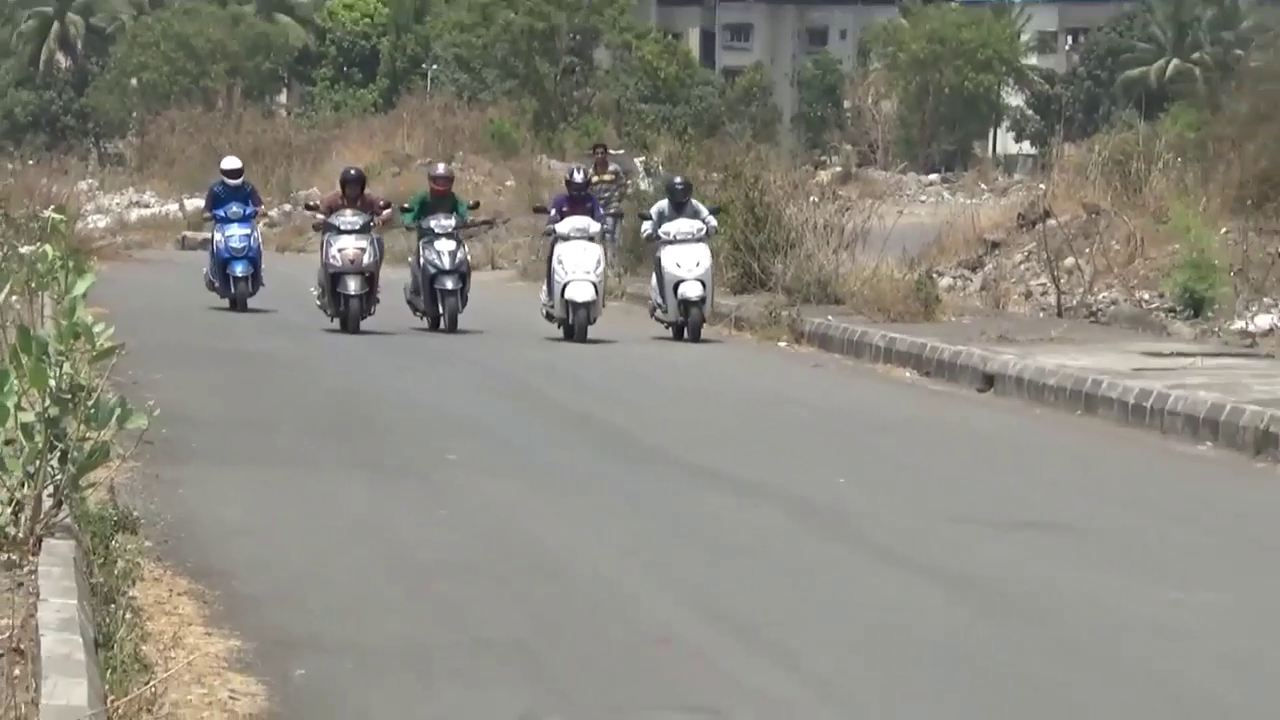
#> input picture frame 12 of dataset/wheel2.mp4, 1280 x 720 px, given in place of cars.mp4, which was not available
$ python detect_all.py
#> lines starting #> are read from the running program, lines starting #| are printed output that depends on the picture; after the words box and inside, x2 and y2 are one past the last pixel; in counts of white or black regions, pixels touching at a corner belong together; pictures that were not available may be replaced by others from this repository, and a replacement may not be noted
import cv2

cascade_car = 'cascade/cars.xml'
cascade_bike = 'cascade/wheel2.xml'
cascade_person = 'cascade/person_walking.xml'
cascade_bus = 'cascade/bus.xml'

video_car = 'dataset/cars.mp4'
video_bike = 'dataset/wheel2.mp4'
video_person = 'dataset/person.avi'
video_bus = 'dataset/bus1.mp4'

cap = cv2.VideoCapture(video_car)
vehicle_cascade = cv2.CascadeClassifier(cascade_car)

# [8 lines of commented-out code are left out]

while True:
    ret, img = cap.read()
#> img is the input picture: shape (720, 1280, 3); mean B, G, R 126.1, 135.7, 137.8
    if (type(img) == type(None)):
        break

    gray = cv2.cvtColor(img, cv2.COLOR_BGR2GRAY)
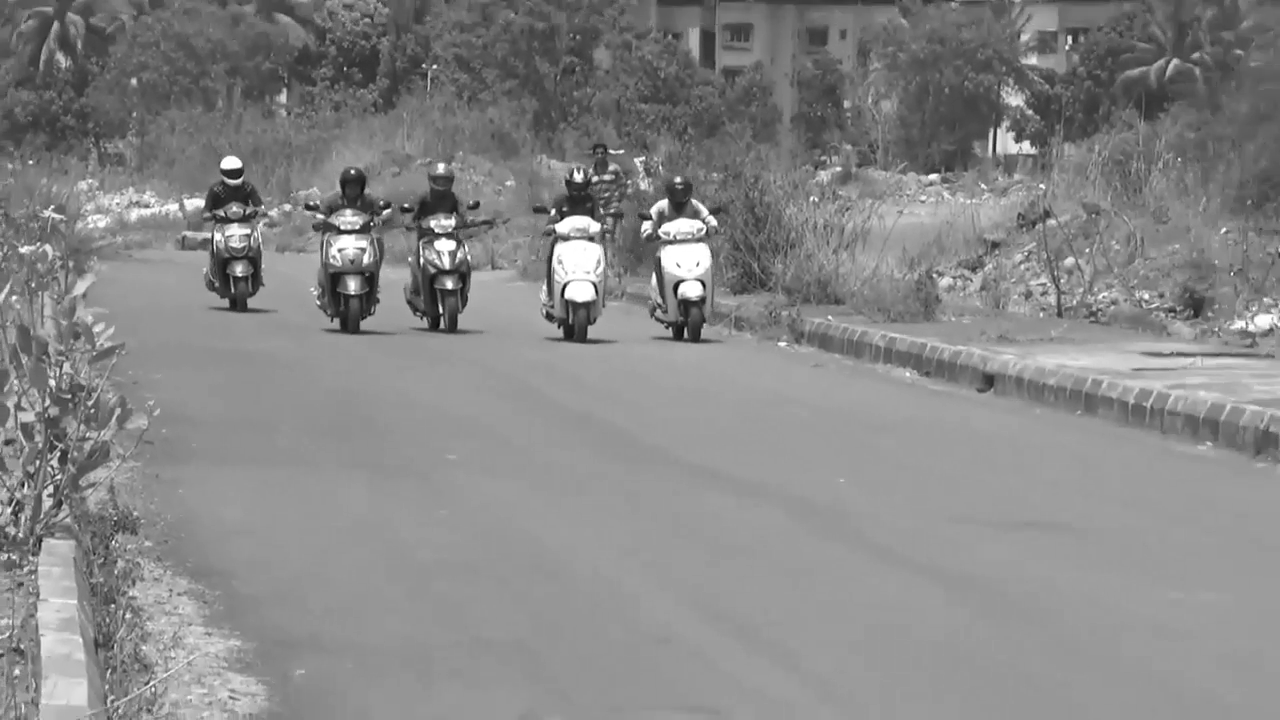
#> gray: shape (720, 1280); min 0, max 255, mean 135.2

    cars = vehicle_cascade.detectMultiScale(gray, 1.1, 1)
#> cars = 14 rows, first 6: [1252, 292, 24, 24], [166, 213, 52, 52], [87, 129, 49, 49], [208, 142, 45, 45], [325, 202, 47, 47], [556, 208, 49, 49]

    for (x,y,w,h) in cars:
        roi_gray = cv2.rectangle(img,(x,y),(x+w,y+h),(0,0,255),2)
        img_item = "1.png"
        cv2.imwrite(img_item, roi_gray)
#> this loop made 14 passes
#> pass 2, `roi_gray = cv2.rectangle(img,(x,y),(x+w,y+h),(0,0,255),2)`:
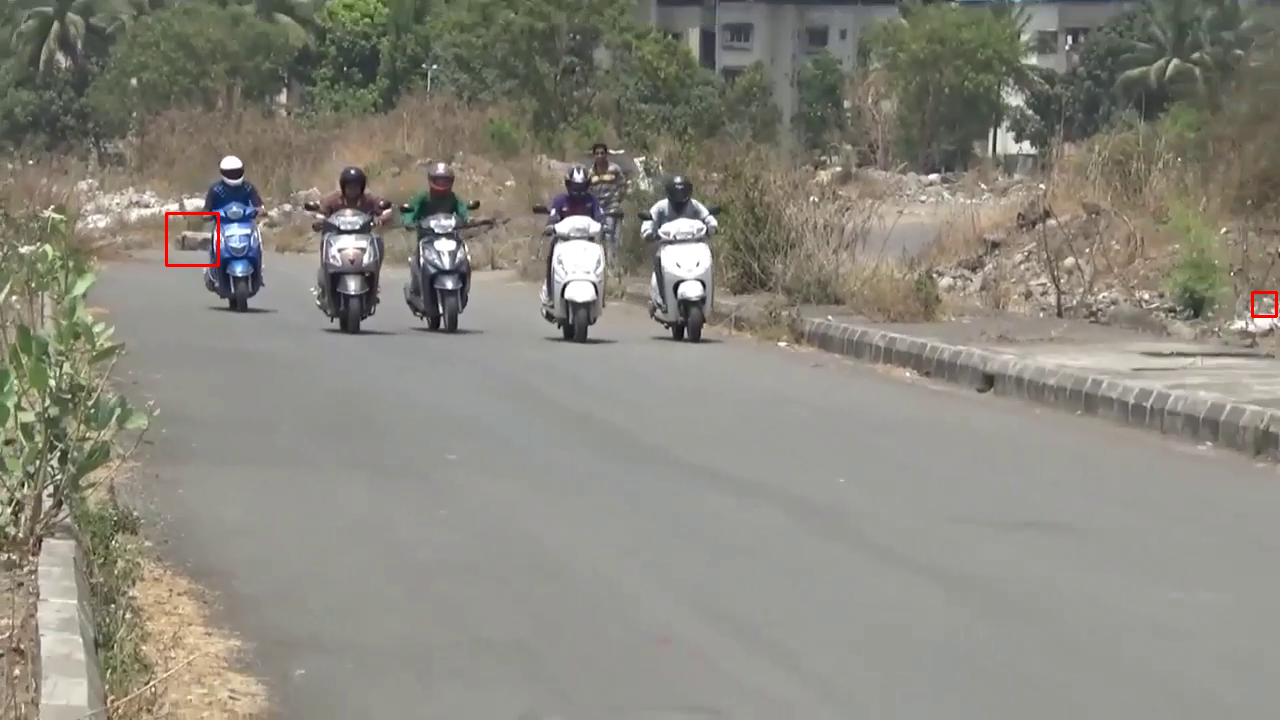
#> roi_gray: shape (720, 1280, 3); mean B, G, R 126, 135.5, 137.9
#> pass 3, `roi_gray = cv2.rectangle(img,(x,y),(x+w,y+h),(0,0,255),2)`:
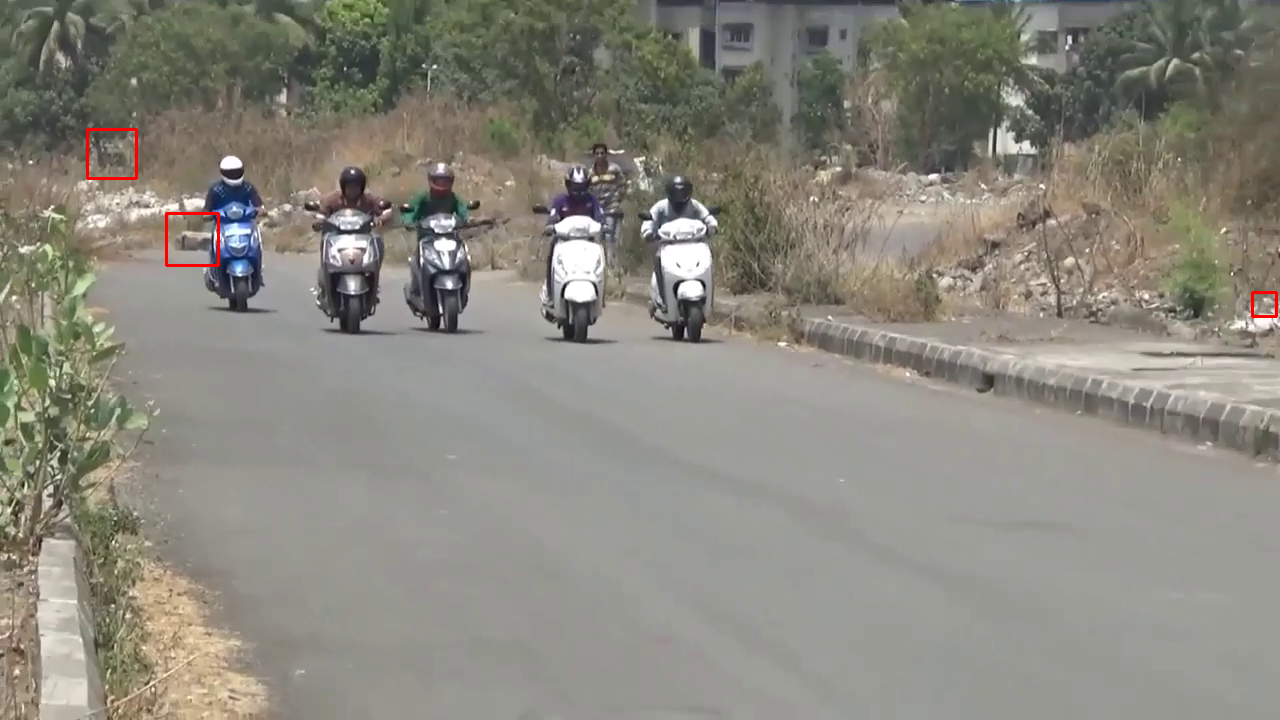
#> roi_gray: shape (720, 1280, 3); 0.06% of pixels changed, all inside (x1, y1, x2, y2) = (86, 128, 138, 180)
#> after the loop:
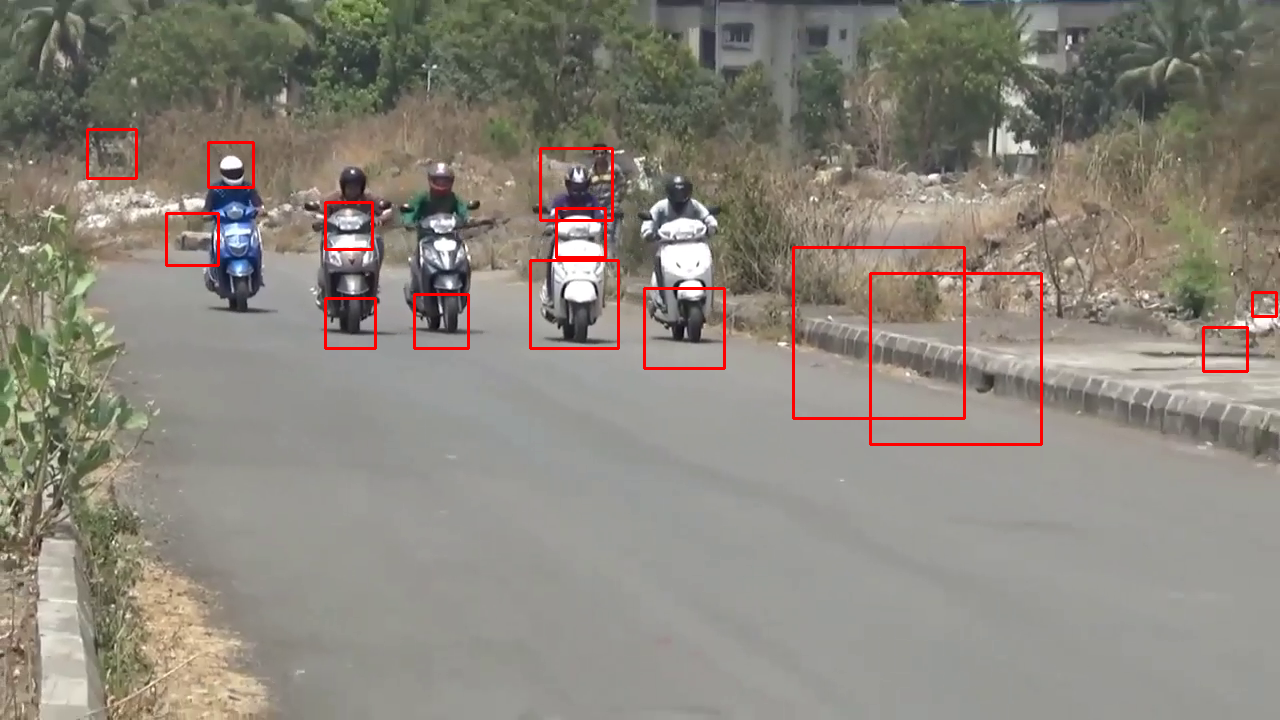
#> img: shape (720, 1280, 3); 1.29% of pixels changed, all inside (x1, y1, x2, y2) = (86, 128, 1278, 446)

    cv2.imshow('video', img)

    if cv2.waitKey(20) & 0xFF == ord('q'):
#> (key q is pressed here)
        break

cv2.destroyAllWindows()

$ run again, starting later in the video
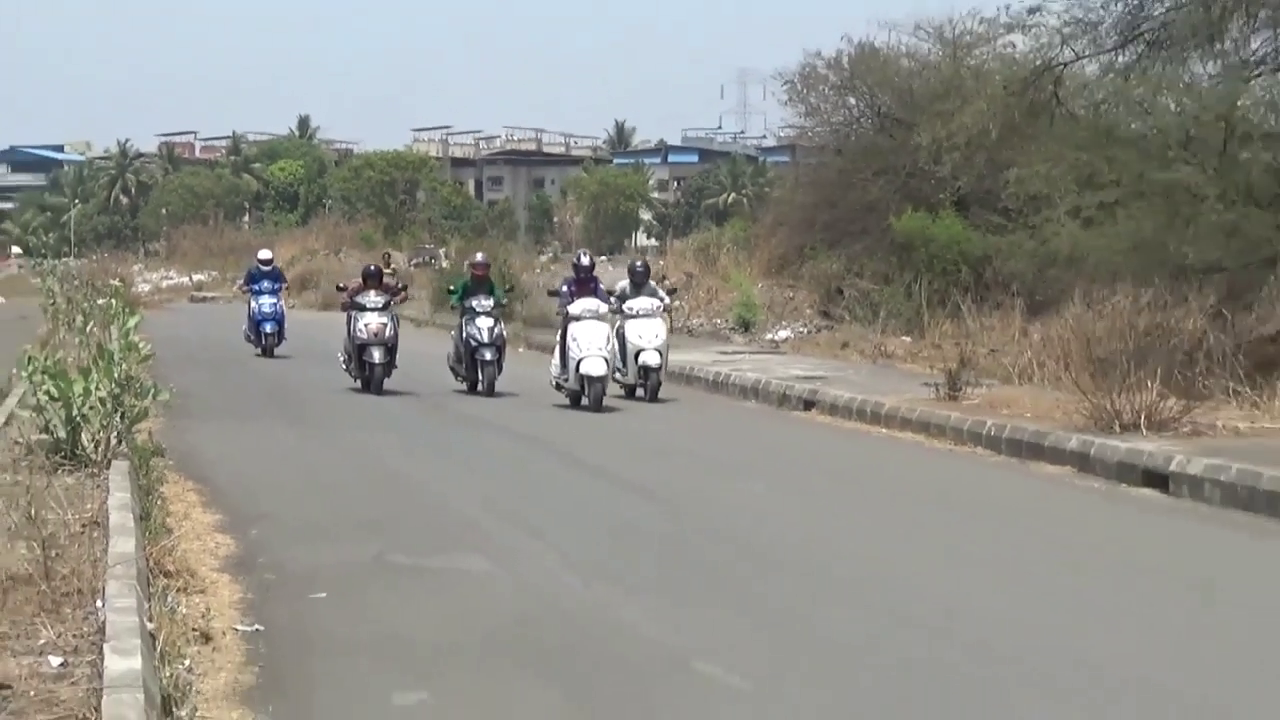
#> input picture frame 58 of dataset/wheel2.mp4, 1280 x 720 px, given in place of cars.mp4, which was not available
#> img is the input picture: shape (720, 1280, 3); mean B, G, R 136.4, 142.8, 143.3
#> `gray = cv2.cvtColor(img, cv2.COLOR_BGR2GRAY)`:
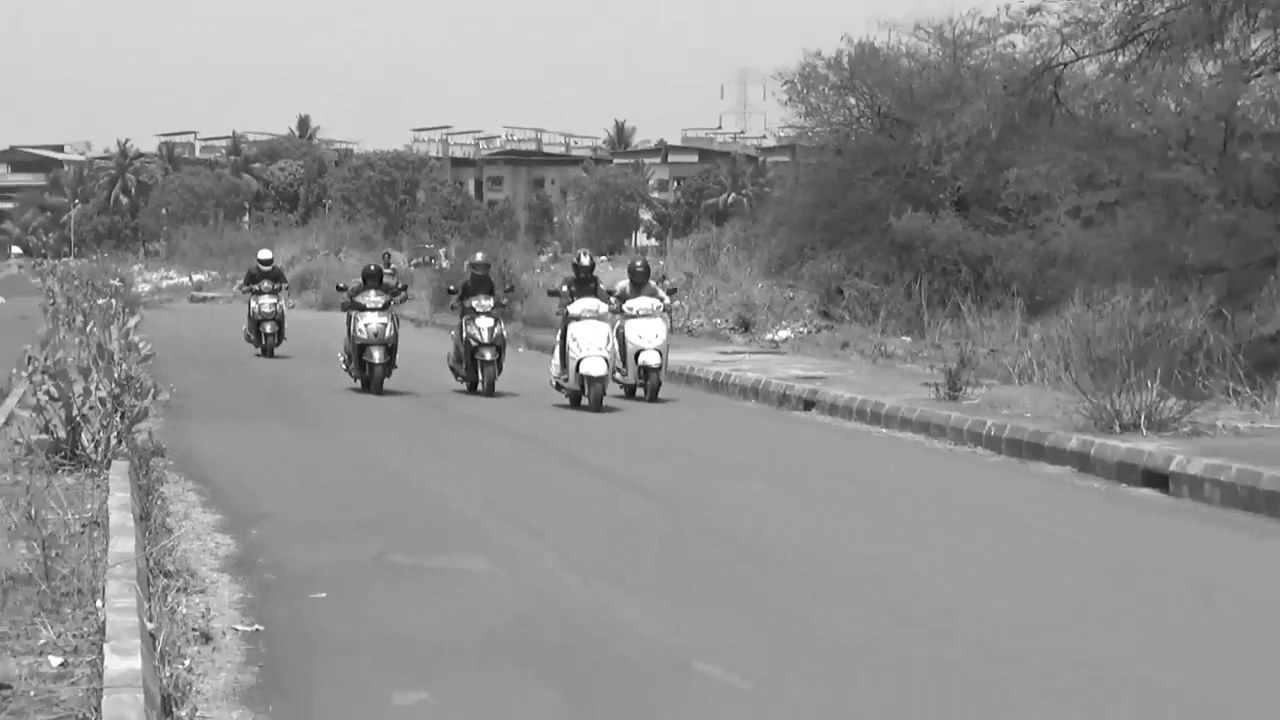
#> gray: shape (720, 1280); min 0, max 255, mean 142.2
#> cars = [[64, 672, 21, 21], [182, 283, 28, 28], [180, 270, 47, 47], [1190, 282, 54, 54], [852, 321, 60, 60], [232, 235, 66, 66], [1005, 341, 210, 210], [422, 154, 384, 384]]
#> the loop `for (x,y,w,h) in cars:` made 8 passes
#> after the loop `for (x,y,w,h) in cars:`:
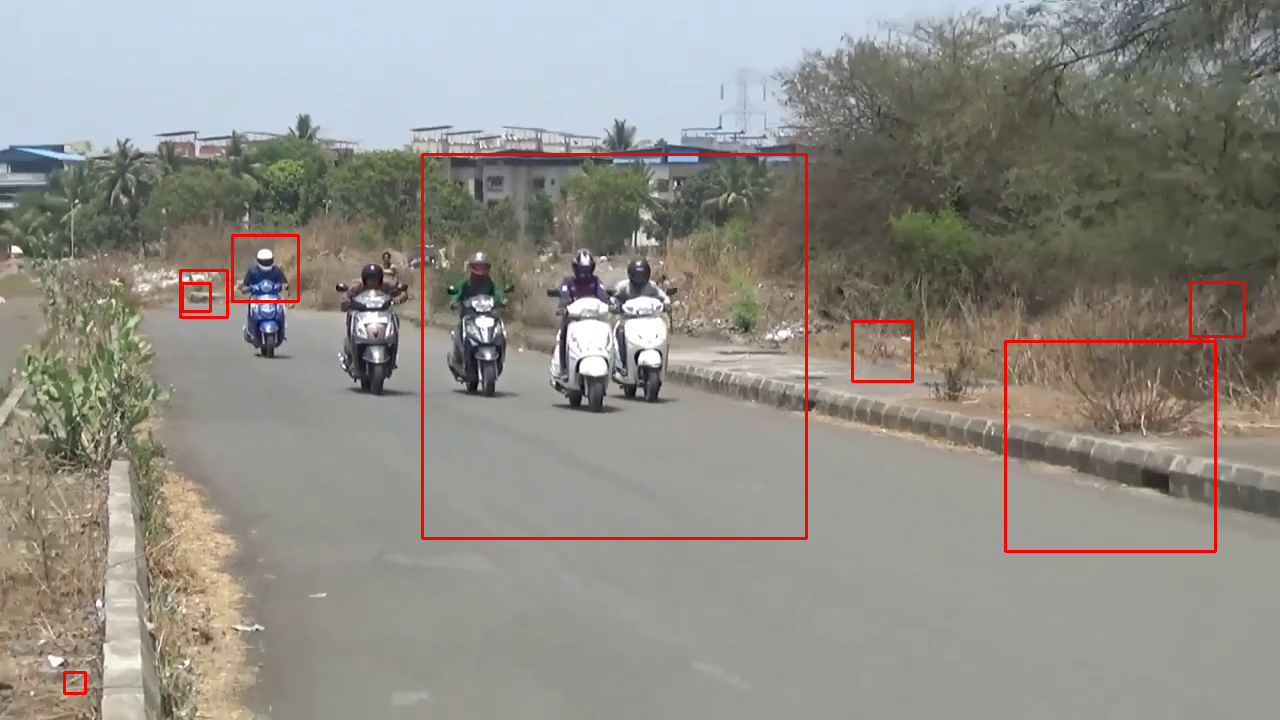
#> img: shape (720, 1280, 3); 1.13% of pixels changed, all inside (x1, y1, x2, y2) = (63, 153, 1246, 695)

$ run again, starting later in the video
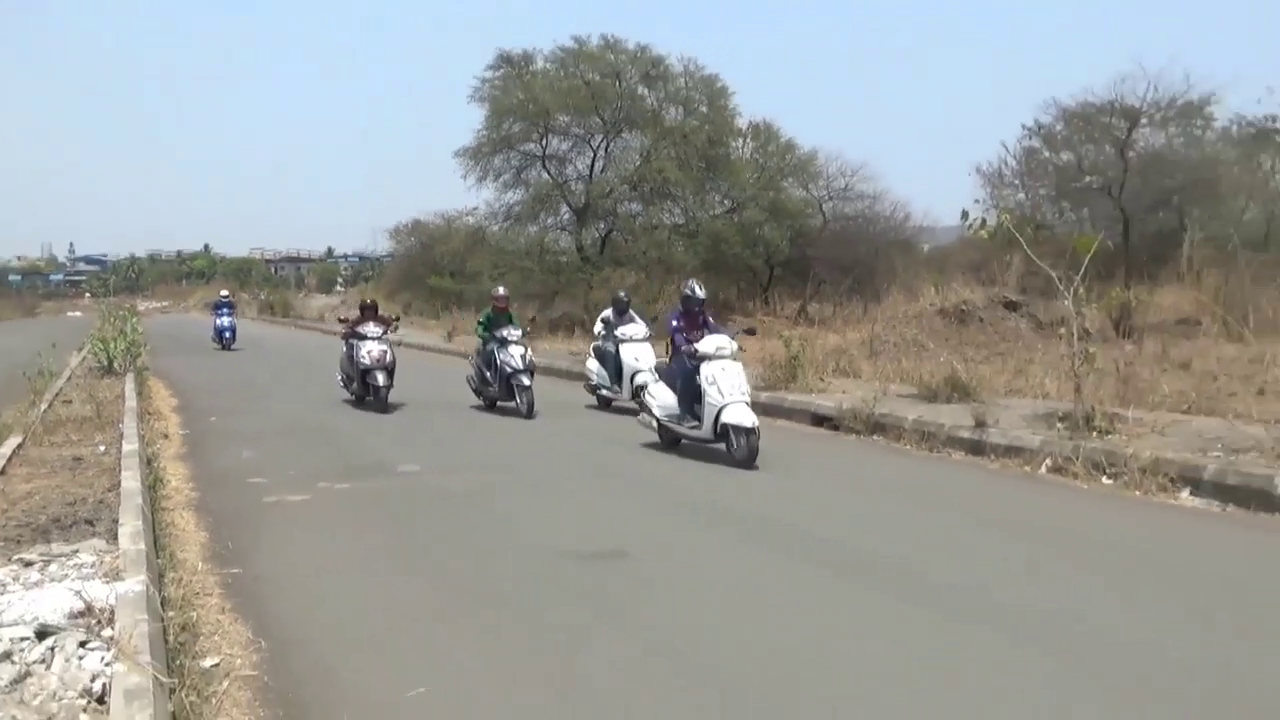
#> input picture frame 103 of dataset/wheel2.mp4, 1280 x 720 px, given in place of cars.mp4, which was not available
#> img is the input picture: shape (720, 1280, 3); mean B, G, R 153.5, 156.1, 153.8
#> `gray = cv2.cvtColor(img, cv2.COLOR_BGR2GRAY)`:
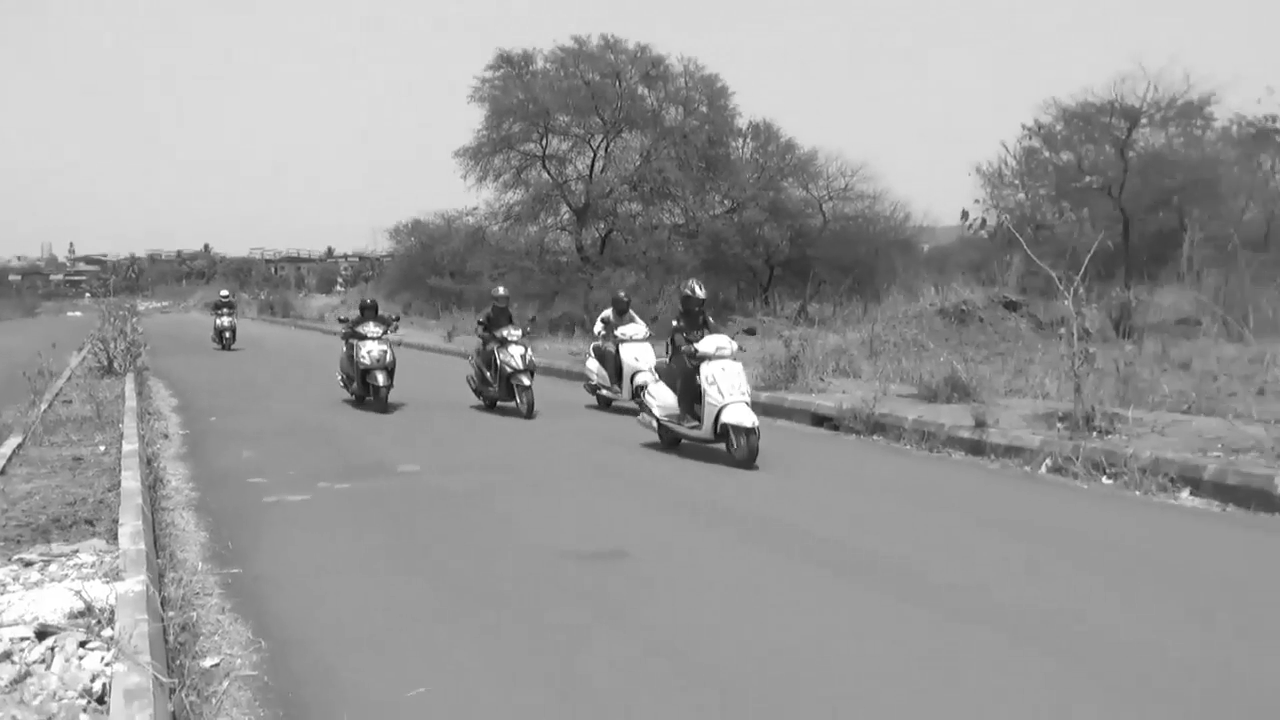
#> gray: shape (720, 1280); min 0, max 255, mean 155.1
#> cars = [[88, 688, 22, 22], [44, 566, 24, 24], [614, 394, 30, 30], [300, 252, 45, 45], [5, 287, 43, 43], [605, 310, 50, 50], [336, 357, 64, 64], [186, 264, 66, 66], [771, 343, 138, 138], [382, 268, 211, 211], [724, 209, 349, 349]]
#> the loop `for (x,y,w,h) in cars:` made 11 passes
#> after the loop `for (x,y,w,h) in cars:`:
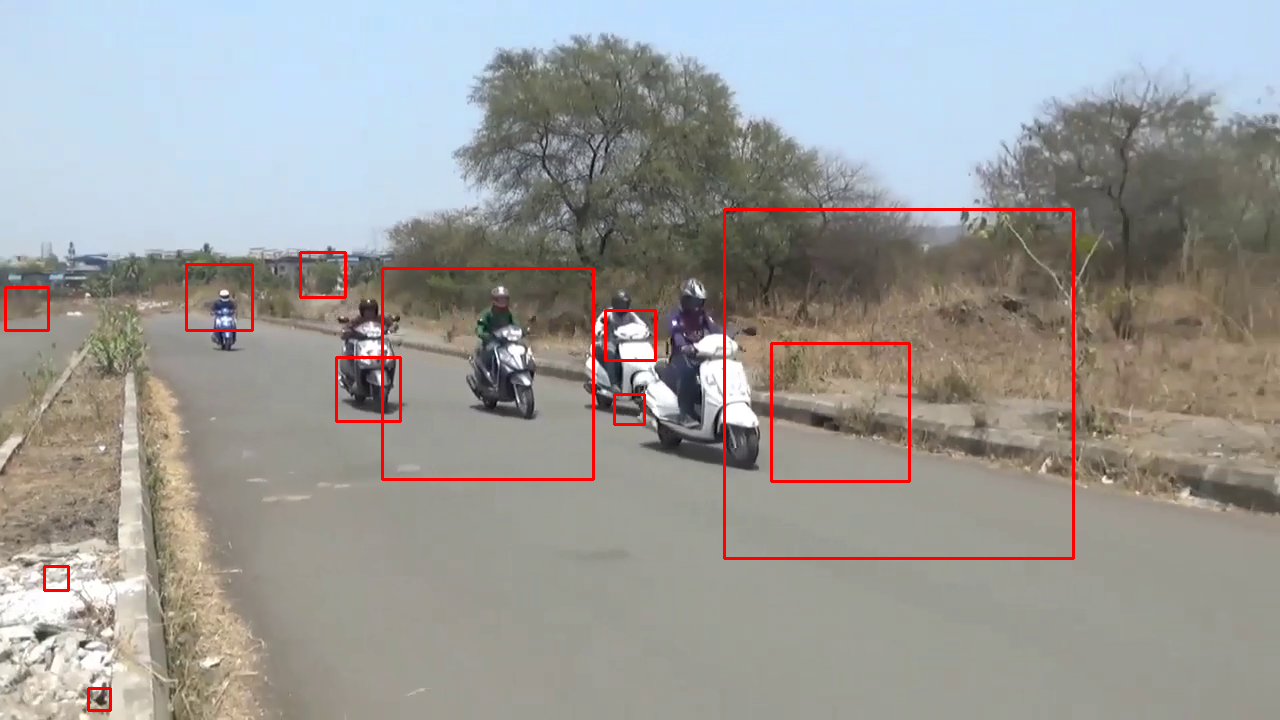
#> img: shape (720, 1280, 3); 1.35% of pixels changed, all inside (x1, y1, x2, y2) = (4, 208, 1075, 712)
